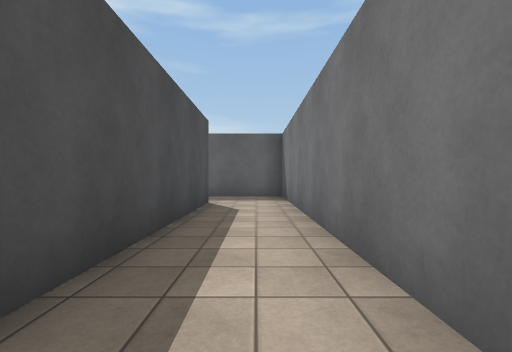
view 1 (above)

18 first-person views from a walk through a scene from a Unity 3-D project. The camera is 1.3 m above the floor, looks level and sees 85° across. The floor is counted in squares, 2 m on a side. Each view is taken from the middle of a square. On the plan, view 1 faces up. The plan holds only what a view shows up to about 9 squares ahead; the rest is blank. The place goes on beyond the plan. The player character is not drawn. Surface patterns are stand-ins for the level's own textures.

view 2
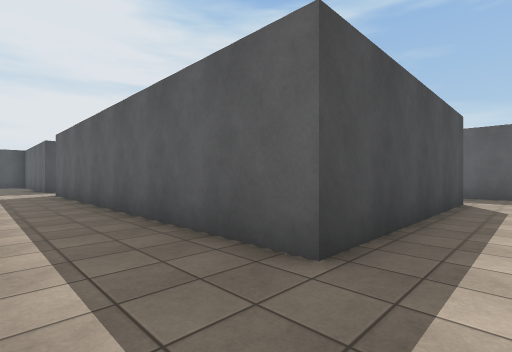

view 3
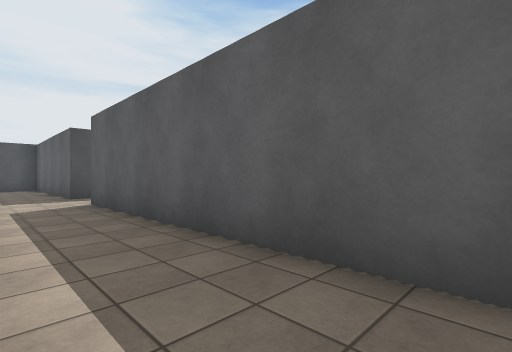

view 4
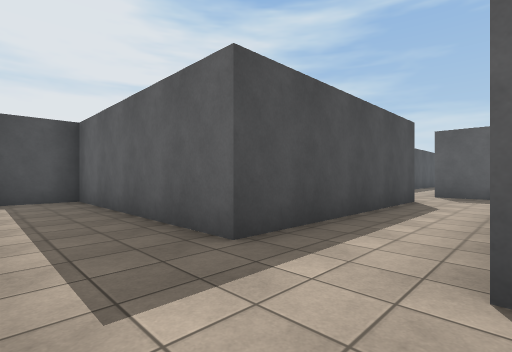

view 5
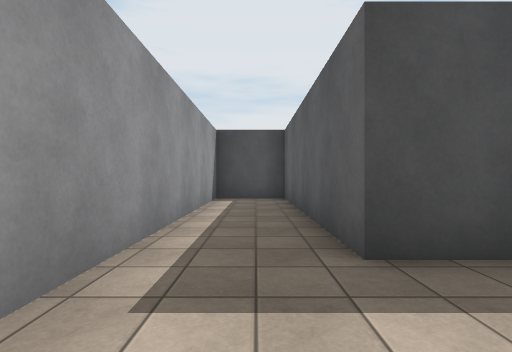

view 6
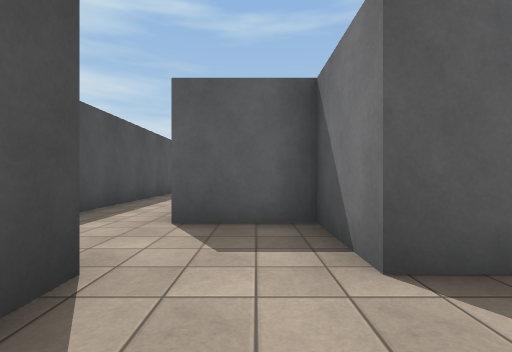

view 7
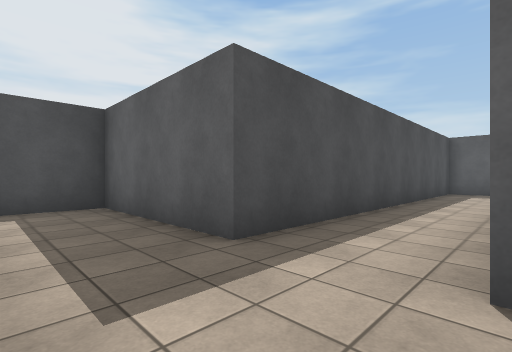

view 8
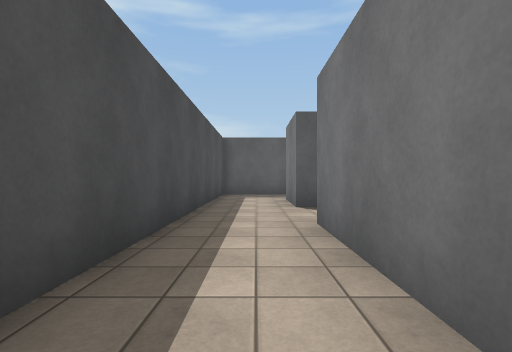

view 9
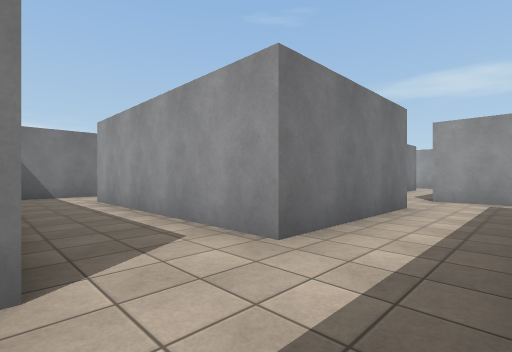

view 10
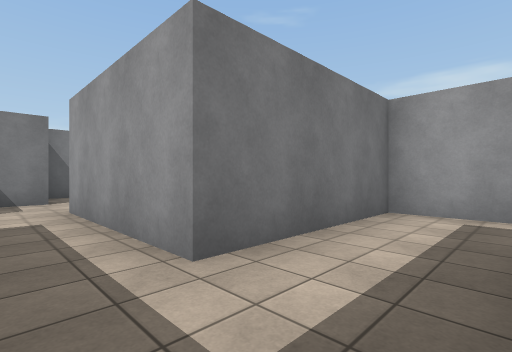

view 11
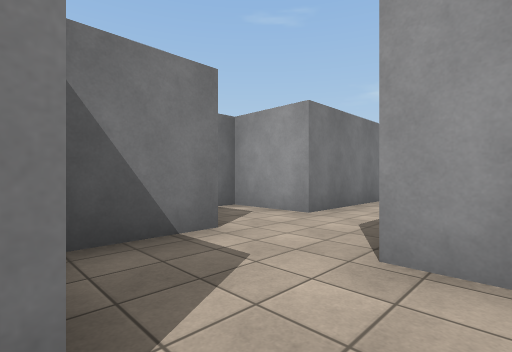

view 12
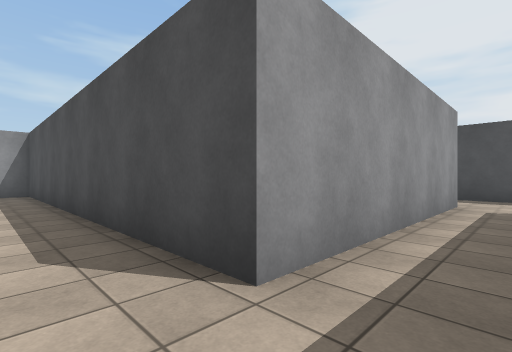

view 13
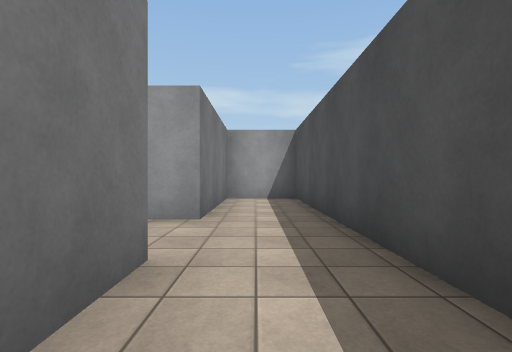

view 14
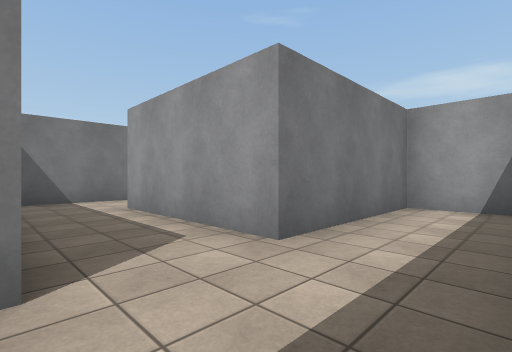

view 15
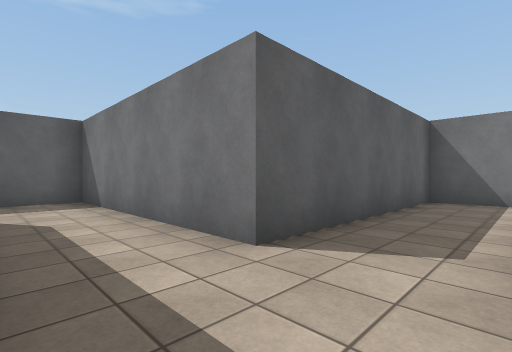

view 16
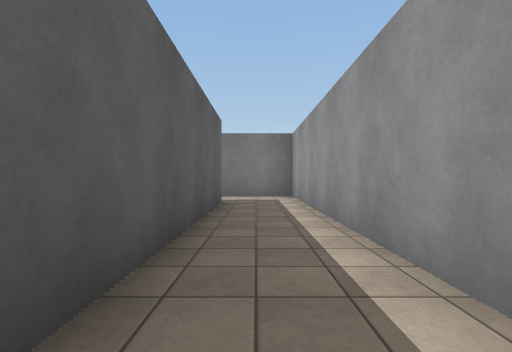

view 17
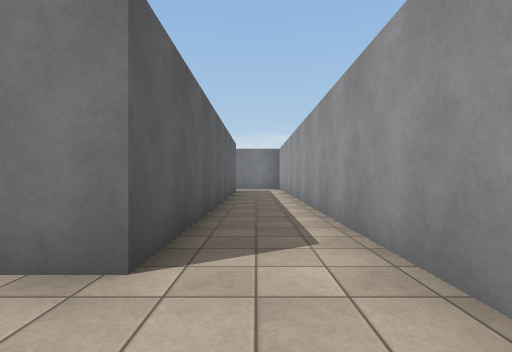

view 18
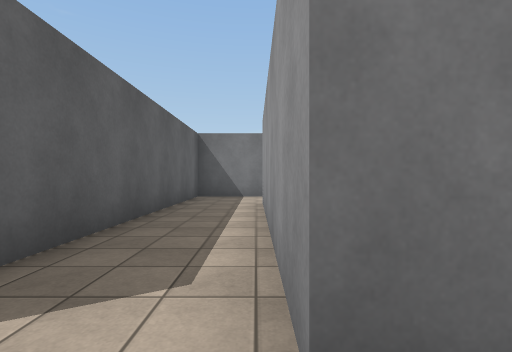

### Floor plan
Points are (right, up) in squares from view 1. A wall is a line through its corners. A room is listed if a view was taken in it or the views show most of it. See-through windows are left out.
Room 1 (views 1, 2, 3, 4, 5, 6, 7, 8, 9, 11, 12, 13, 14, 15, 16, 17, 18)
walls: (-10.2, 6.8) (-11.2, 6.8) (-11.2, 8.8) (-13.2, 8.8) (-13.2, 12.8) (-7.2, 12.8) (-7.2, 2.8) (-5.2, 2.8) (-5.2, 6.8) (-1.2, 6.8) (-1.2, 0.8) (-11.2, 0.8) (-11.2, 4.8) (-9.2, 4.8) (-9.2, 6.6); (-17.2, 6.8) (-13.2, 6.8) (-13.2, 0.8) (-19.2, 0.8) (-19.2, -1.2) (0.8, -1.2) (0.8, 8.8) (-5.2, 8.8) (-5.2, 14.8) (-13.2, 14.8) (-13.2, 16.4); (-15.2, 16.5) (-15.2, 8.8) (-17.4, 8.8)
ways out: opening at (-16.5, 7.5) to room 2
Room 2 (view 10)
walls: (-17.4, 8.8) (-19.2, 8.8) (-19.2, 7.2)
ways out: opening at (-16.5, 7.5) to room 1; opening at (-18.5, 5.5)

Positions as (right, up) in squares from view 1, and headings:
1: (0, 0), facing up
2: (0, -1), facing up-left
3: (-4, -1), facing up-left
4: (-11, -1), facing up-left
5: (-11, 0), facing left
6: (-12, 5), facing up
7: (-13, 7), facing up-left
8: (-14, 9), facing up
9: (-15, 15), facing down-right
10: (-19, 8), facing down-right
11: (-14, 9), facing down-right
12: (-6, 14), facing down-left
13: (-6, 11), facing down
14: (-7, 9), facing down-right
15: (-7, 7), facing up-right
16: (-8, 0), facing right
17: (-13, 0), facing right
18: (-14, 13), facing right
